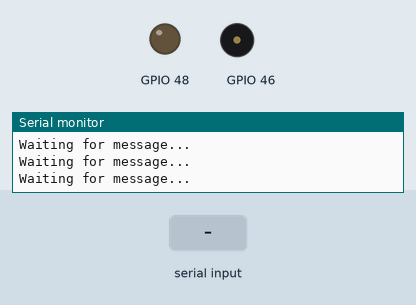
This sketch was run on a simulated ESP32. Shown: output pins drawn as LEDs (lit = HIGH), buzzer (waves = sounding), the last lines printed to the serial monitor. The inputs (shaded band) are chosen by the test bench.

Above: at 1.8 s.
1.9 s: "ledon\n" received over the second serial link
At 3.1 s:
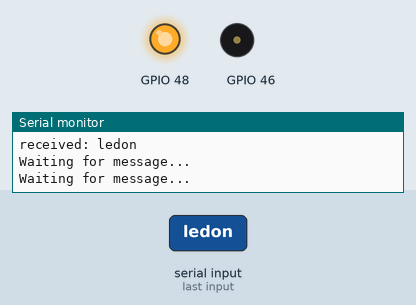
3.5 s: "beep\n" received over the second serial link
At 3.6 s:
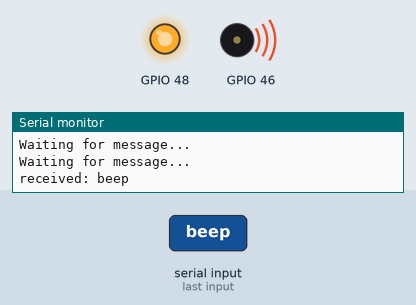
5.2 s: "ledoff\n" received over the second serial link
At 5.9 s:
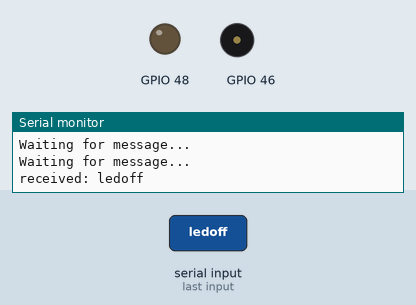
7.0 s: "beep\n" received over the second serial link
At 7.1 s:
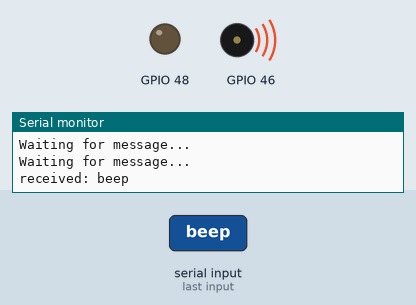
Timing chart, 0 to 9.7 s (numbered marks = the images above; inputs shaded):
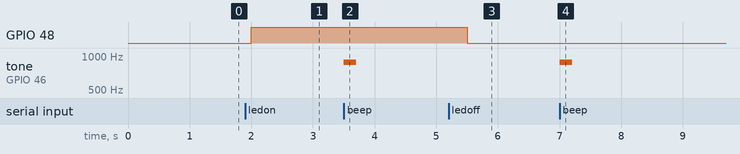

Measured:
- after the input at 1.9 s, GPIO 48: LOW → HIGH after 0.10 s
- after the input at 3.5 s, tone on GPIO 46: silent → 880 Hz at once, → silent 0.20 s later
- after the input at 5.2 s, GPIO 48: HIGH → LOW after 0.30 s
- after the input at 7.0 s, tone on GPIO 46: silent → 880 Hz at once, → silent 0.20 s later

The sketch:

barduino_receive_serial.ino
```cpp
String content = "";

void setup() {
  Serial.begin(9600);
  Serial1.begin(9600, SERIAL_8N1, 12, 13); // Rx 12, Tx 13

  pinMode(48, OUTPUT);
  pinMode(46, OUTPUT);
}

void loop() {
  Serial.println("Waiting for message...");

  if (Serial1.available()) {
    content = Serial1.readStringUntil('\n');

    Serial.print("received: ");
    Serial.println(content);

  }

  if (content == "ledon") {
    digitalWrite(48, HIGH);
  } else if (content == "ledoff") {
    digitalWrite(48, LOW);
  } else if (content == "beep") {
    tone(46, 880, 200);
  }

  content = "";

  delay(500);
}
```
